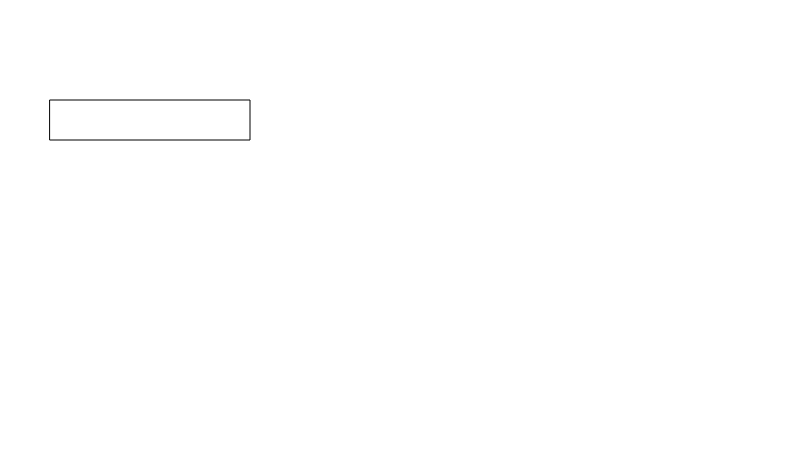
Frame 1 (no input)
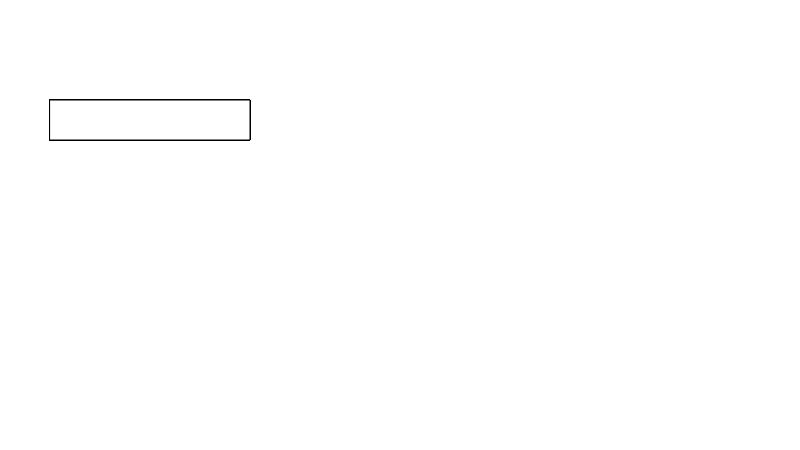
Frame 60 (no input)
Frame 120 (the mouse pressed at the canvas centre since frame 60): identical to frame 60, image omitted

The p5.js sketch that drew these frames (run headless with seeded random() and noise() and a simulated clock; from frame 60 on, the mouse is pressed at the canvas centre):

// p5.js sketch
// ── sketch.js
/*
 * Coordinates and shapes
 * @author Gareth Foote
 */
function setup() {
  createCanvas( 800, 450 );
}

function draw() {

  rect( 50, 100, 200, 40 );

  // line();
  // ellipse();
  // triangle();

  // Task: Create a line(), ellipse() & triangle() by searching online for the documentation
  // The documentation for the line() function is here (https://p5js.org/reference/#/p5/line)
}
